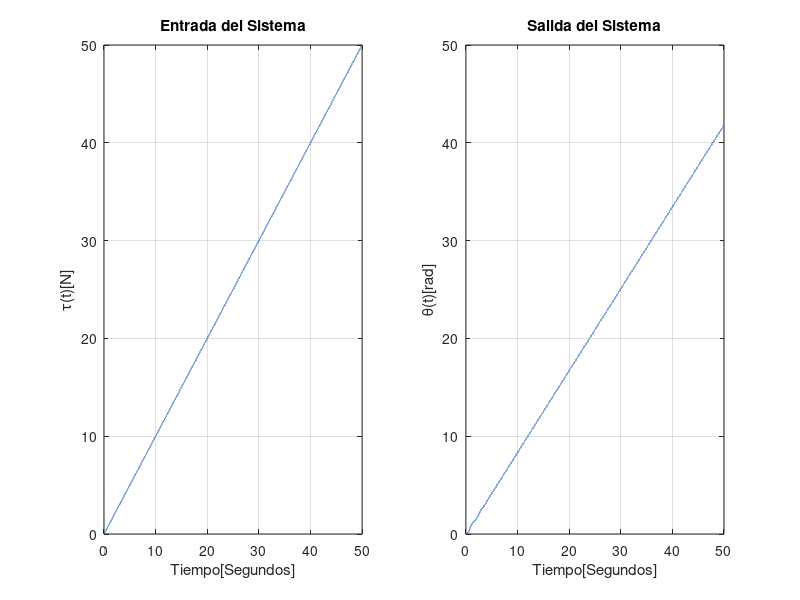

Write the MATLAB code that produced this figure.
clc;clear all; close all;
ti=0;tf=50;h=0.001;%tiempos de inializacion de la simulacion
t=ti:h:tf;%vector del tiempo
[m,n]=size(t);
%salida
y=zeros(n,m);
%Entradas
u=t;%rampa unitaria
%u=ones(n,m);%escalon
%u=sin(2*pi*t);%senoidal
%u=zeros(n,m);u(100,1)=1;%impulso
a0=14.379;a1=0.9;a2=1;alpha=12.04;%constantes del modelo dinamico
for k=3:n
    y(k)=(1/(a2/h^2+a1/h+a0))*(alpha*u(k)+(2*a2/h^2+a1/h)*y(k-1)-(a2/h^2)*y(k-2));
end
fig=figure();
subplot(1,2,1)
plot(t,u);title("Entrada del Sistema");xlabel('Tiempo[Segundos]');grid on;ylabel('\tau(t)[N]');
subplot(1,2,2)
plot(t,y);title("Salida del Sistema");
xlabel('Tiempo[Segundos]');grid on;ylabel('\theta(t)[rad]');